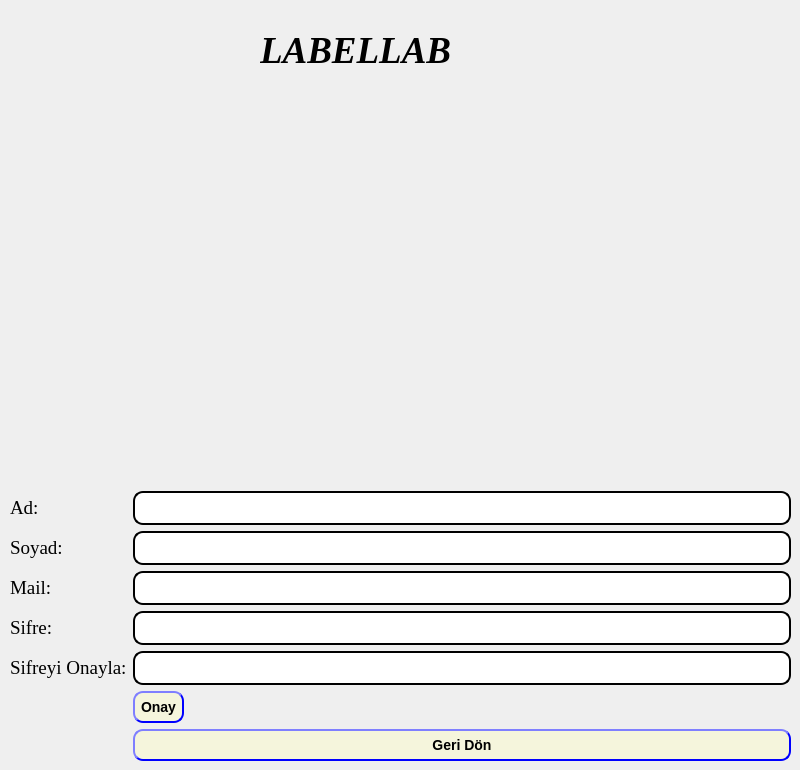
      <widget class="QWidget" name="KayitOlPage">
       <widget class="QWidget" name="verticalLayoutWidget">
        <property name="geometry">
         <rect>
          <x>10</x>
          <y>10</y>
          <width>781</width>
          <height>81</height>
         </rect>
        </property>
        <layout class="QVBoxLayout" name="verticalLayout_3">
         <property name="leftMargin">
          <number>250</number>
         </property>
         <item>
          <widget class="QLabel" name="label_5">
           <property name="enabled">
            <bool>true</bool>
           </property>
           <property name="sizePolicy">
            <sizepolicy hsizetype="Preferred" vsizetype="Preferred">
             <horstretch>0</horstretch>
             <verstretch>0</verstretch>
            </sizepolicy>
           </property>
           <property name="font">
            <font>
             <family>Times New Roman</family>
             <pointsize>28</pointsize>
             <weight>75</weight>
             <italic>true</italic>
             <bold>true</bold>
            </font>
           </property>
           <property name="tabletTracking">
            <bool>false</bool>
           </property>
           <property name="contextMenuPolicy">
            <enum>Qt::DefaultContextMenu</enum>
           </property>
           <property name="acceptDrops">
            <bool>false</bool>
           </property>
           <property name="styleSheet">
            <string notr="true">background:url(:/images/images/bg.jpg)</string>
           </property>
           <property name="text">
            <string>LABELLAB</string>
           </property>
           <property name="textFormat">
            <enum>Qt::AutoText</enum>
           </property>
           <property name="wordWrap">
            <bool>false</bool>
           </property>
          </widget>
         </item>
        </layout>
       </widget>
       <widget class="QWidget" name="formLayoutWidget">
        <property name="geometry">
         <rect>
          <x>10</x>
          <y>110</y>
          <width>781</width>
          <height>651</height>
         </rect>
        </property>
        <layout class="QFormLayout" name="formLayout">
         <item row="0" column="1">
          <spacer name="verticalSpacer">
           <property name="orientation">
            <enum>Qt::Vertical</enum>
           </property>
           <property name="sizeHint" stdset="0">
            <size>
             <width>20</width>
             <height>40</height>
            </size>
           </property>
          </spacer>
         </item>
         <item row="1" column="0">
          <widget class="QLabel" name="Ad">
           <property name="font">
            <font>
             <family>Times New Roman</family>
             <pointsize>14</pointsize>
            </font>
           </property>
           <property name="styleSheet">
            <string notr="true">background:url(:/images/images/bg.jpg)</string>
           </property>
           <property name="text">
            <string>Ad:</string>
           </property>
          </widget>
         </item>
         <item row="1" column="1">
          <widget class="QLineEdit" name="ad_linedit">
           <property name="styleSheet">
            <string notr="true">#ad_linedit
{
font: 75 14pt &quot;Times New Roman&quot;;

background: white;
border-style: outset;
border-width: 2px;
border-radius: 10px;
border-color: black;
font: bold 14px;
min-width: 5em;
padding: 6px;

}
</string>
           </property>
          </widget>
         </item>
         <item row="3" column="0">
          <widget class="QLabel" name="Soyad">
           <property name="font">
            <font>
             <family>Times New Roman</family>
             <pointsize>14</pointsize>
            </font>
           </property>
           <property name="styleSheet">
            <string notr="true">background:url(:/images/images/bg.jpg)</string>
           </property>
           <property name="text">
            <string>Soyad:</string>
           </property>
          </widget>
         </item>
         <item row="3" column="1">
          <widget class="QLineEdit" name="soyad_linedit">
           <property name="styleSheet">
            <string notr="true">#soyad_linedit
{
font: 75 14pt &quot;Times New Roman&quot;;

background: white;
border-style: outset;
border-width: 2px;
border-radius: 10px;
border-color: black;
font: bold 14px;
min-width: 5em;
padding: 6px;

}
</string>
           </property>
          </widget>
         </item>
         <item row="4" column="0">
          <widget class="QLabel" name="Mail">
           <property name="font">
            <font>
             <family>Times New Roman</family>
             <pointsize>14</pointsize>
            </font>
           </property>
           <property name="styleSheet">
            <string notr="true">background:url(:/images/images/bg.jpg)</string>
           </property>
           <property name="text">
            <string>Mail:</string>
           </property>
          </widget>
         </item>
         <item row="4" column="1">
          <widget class="QLineEdit" name="mail_linedit">
           <property name="styleSheet">
            <string notr="true">#mail_linedit
{
font: 75 14pt &quot;Times New Roman&quot;;

background: white;
border-style: outset;
border-width: 2px;
border-radius: 10px;
border-color: black;
font: bold 14px;
min-width: 5em;
padding: 6px;

}
</string>
           </property>
          </widget>
         </item>
         <item row="5" column="0">
          <widget class="QLabel" name="Sifre">
           <property name="font">
            <font>
             <family>Times New Roman</family>
             <pointsize>14</pointsize>
            </font>
           </property>
           <property name="styleSheet">
            <string notr="true">background:url(:/images/images/bg.jpg)</string>
           </property>
           <property name="text">
            <string>Sifre:</string>
           </property>
          </widget>
         </item>
         <item row="5" column="1">
          <widget class="QLineEdit" name="sifre_linedit">
           <property name="styleSheet">
            <string notr="true">#sifre_linedit
{
font: 75 14pt &quot;Times New Roman&quot;;

background: white;
border-style: outset;
border-width: 2px;
border-radius: 10px;
border-color: black;
font: bold 14px;
min-width: 5em;
padding: 6px;

}
</string>
           </property>
          </widget>
         </item>
         <item row="6" column="0">
          <widget class="QLabel" name="SifreConfirm">
           <property name="font">
            <font>
             <family>Times New Roman</family>
             <pointsize>14</pointsize>
            </font>
           </property>
           <property name="styleSheet">
            <string notr="true">background:url(:/images/images/bg.jpg)</string>
           </property>
           <property name="text">
            <string>Sifreyi Onayla:</string>
           </property>
          </widget>
         </item>
         <item row="6" column="1">
          <widget class="QLineEdit" name="sifreonay_linedit">
           <property name="styleSheet">
            <string notr="true">#sifreonay_linedit
{
font: 75 14pt &quot;Times New Roman&quot;;

background: white;
border-style: outset;
border-width: 2px;
border-radius: 10px;
border-color: black;
font: bold 14px;
min-width: 5em;
padding: 6px;

}
</string>
           </property>
          </widget>
         </item>
         <item row="7" column="1">
          <widget class="QPushButton" name="Onay">
           <property name="sizePolicy">
            <sizepolicy hsizetype="Fixed" vsizetype="Fixed">
             <horstretch>0</horstretch>
             <verstretch>0</verstretch>
            </sizepolicy>
           </property>
           <property name="styleSheet">
            <string notr="true">#Onay
{
font: 75 14pt &quot;Times New Roman&quot;;

background: beige;
border-style: outset;
border-width: 2px;
border-radius: 10px;
border-color: blue;
font: bold 14px;
min-width: 5em;
padding: 6px;

}
#Onay:pressed
{
background:white;
}
</string>
           </property>
           <property name="text">
            <string>Onay</string>
           </property>
          </widget>
         </item>
         <item row="8" column="1">
          <widget class="QPushButton" name="GeriDon_btn">
           <property name="styleSheet">
            <string notr="true">#GeriDon_btn
{
font: 75 14pt &quot;Times New Roman&quot;;

background: beige;
border-style: outset;
border-width: 2px;
border-radius: 10px;
border-color: blue;
font: bold 14px;
min-width: 5em;
padding: 6px;

}
#GeriDon_btn:pressed
{
background:white;
}
</string>
           </property>
           <property name="text">
            <string>Geri Dön</string>
           </property>
          </widget>
         </item>
        </layout>
       </widget>
      </widget>
